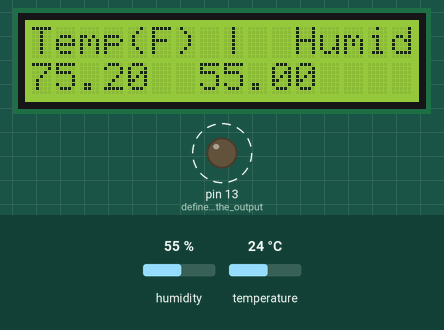
A sketch run on a simulated Arduino Uno, built with avr-gcc and run on an emulated ATmega328P. Parts: 16×2 character LCD, output pins drawn as LEDs (lit = HIGH). Dashed ring = blinking. Inputs (shaded band) come from the test bench; at power-on: humidity 55 %, temperature 24 °C. Random numbers use the default seed unless the sketch sets one.

Above: at 6.1 s.
6.2 s: humidity set to 22 %
At 8.7 s:
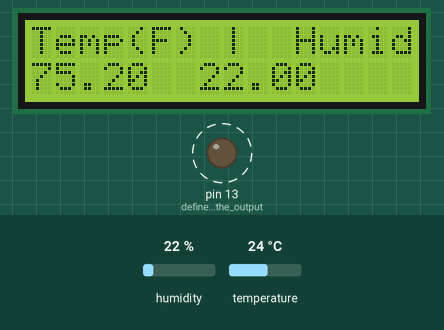
10.4 s: temperature set to 12 °C
At 12.7 s:
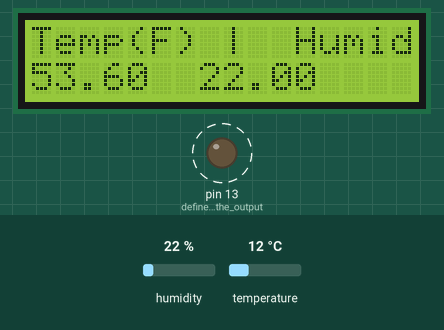
13.6 s: humidity set to 40 %
At 15.5 s:
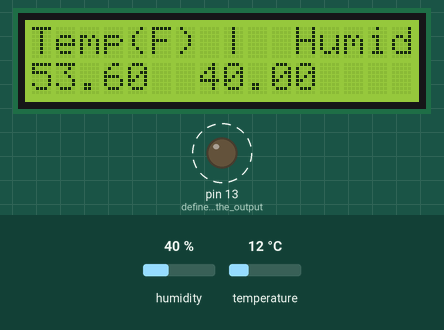
16.4 s: temperature set to 19 °C
At 18.7 s:
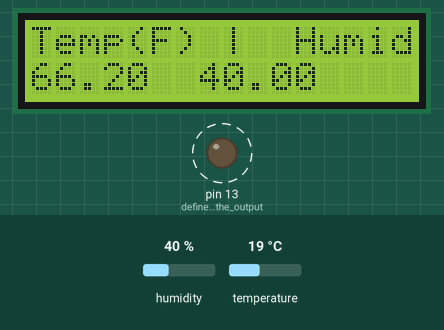
Timing chart, 0 to 20.8 s (numbered marks = the images above; inputs shaded):
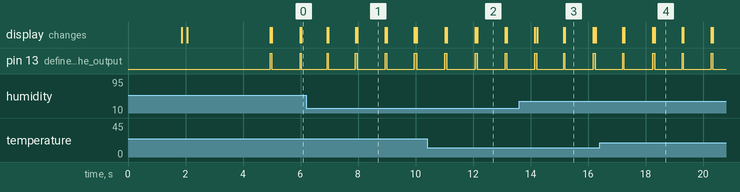

The sketch:

Tricorder_10_visual_studio_.ino
```cpp
//=============================================================
//            SETUP:                                          |
//-------------------------------------------------------------
//*THIS PROGRAM WAS INTENDED FOR USE WITH THE ARDUINO UNO R3* |
//-------------------------------------------------------------
//GO TO SKETCH AND DOWNLOAD THE LIBRARIES BELOW:              |
//  1.DHT.H                                                   |
//  2.LIQUIDCRYSTAL.H                                         |
//IF IT DOES NOT WORK, THEN                                   |
//TRY DOWNLOADING ALL OF THE LIRARIES                         |
//-------------------------------------------------------------
//=============================================================
//SETUP THE CORRECT TOOLS:                                    |
//- SET BOARD TO THE CORRECT BOARD                            |
//- SET THE CORRECT BOARD (IF POSSIBLE)                       |
//- SET THE UPLOAD SPEED TO 115200 OR YOUR OWN BOARD SPEED    |
//=============================================================
//=============================================================
// DHT11 PINS:                                                |
//      (PIN 1)Data: D7                                       |
//      (PIN 2)VCC: 5V or 3V                                  |
//      (PIN 3)GND: GND                                       |
//=============================================================
//---------------------------------------------------------------
//CHECK THE SCHEMATIC FOR THE LCD DISPLAY IN THE ZIP FILE       |
//---------------------------------------------------------------
#include <LiquidCrystal.h>//LIBRARY FOR THE LCD DISPLAY
#include "DHT.h"//LIBRARY FOR THE DHT11 (NAME OF THE HUMIDITY SENSOR)

// set the DHT Pin
#define DHTPIN 8//STATES POSITION OF THE DHT11 DATA PINS

// initialize the library with the numbers of the interface pins
LiquidCrystal lcd(12, 11, 5, 4, 3, 2);
#define DHTTYPE DHT11
DHT dht(DHTPIN, DHTTYPE);

void setup() {

  // BEGINS THE SETUP OF THE PROGRAM:
  lcd.begin(16, 2);//SETS THE LCD TO 16,2
  dht.begin();//STARTS LCD
  pinMode(LED_BUILTIN, OUTPUT);//defines the output
  lcd.print("TRICORDER SETUP");//setup
  delay((random(1000, 3000)));//WAITS 1000- 3000 MILLISECS (1-3 SECS)
  lcd.setCursor(7,1);//RESETS THE CURSOR TO THE SECOND ROW
  Serial.print("Setup.");
  lcd.print(".");
  delay((random(10, 30)));//WAITS 10-30 MILLISECS (0.01-0.03 SECS)
  Serial.print("Setup..");
  lcd.clear();//CLEARS LCD
  lcd.print("..");
  delay((random(10, 30)));//WAITS 10-30 MILLISECS (0.01-0.03 SECS)
  Serial.print("Setup...");//LOADING
  lcd.clear();//CLEAR LCD
  lcd.print("...");//LOADING
  delay((random(10, 30)));//WAITS 10-30 MILLISECS (0.01-0.03 SECS)
  Serial.print("Setup.");
  lcd.clear();//CLEAERS LCD
  lcd.setCursor(7,1);//RESETS THE CURSOR TO THE SECOND ROW
  lcd.print(".");
  delay((random(10, 30)));//WAITS 10-30 MILLISECS (0.01-0.03 SECS)
  Serial.print("Setup..");
  lcd.clear();//CLEARS LCD
  lcd.print("..");
  delay((random(10, 30)));//WAITS 10-30 MILLISECS (0.01-0.03 SECS)
  Serial.print("Setup...");
  lcd.clear();//CLEARS LCD
  lcd.print("...");
  delay((random(10, 30)));//WAITS 10-30 MILLISECS (0.01-0.03 SECS)
  Serial.print("Setup.");
  lcd.clear();//CLEARS LCD
  lcd.setCursor(7,1);//RESETS THE CURSOR TO THE SECOND ROW
  lcd.print(".");
  delay((random(10, 30)));//WAITS 10-30 MILLISECS (0.01-0.03 SECS)
  Serial.print("Setup..");
  lcd.clear();//CLEARS LCD
  lcd.print("..");
  delay((random(10, 30)));//WAITS 10-30 MILLISECS (0.01-0.03 SECS)
  Serial.print("Setup...");
  lcd.clear();//CLEARS LCD
  lcd.print("...");
  delay((random(10, 3000)));//WAITS 10-3000 MILLISECS (0.01-3 SECS)
  Serial.print("Setup.");
  lcd.clear();//CLEARS LCD
  pinMode(LED_BUILTIN, OUTPUT);//defines the output
 }

void loop() {//BEGINS MAIN PART OF THE PROGRAM
  // PRINT DATA TO THE LCD.
  lcd.print("Temp(F) |  Humidity|");
  delay((random(10, 30)));//waits 10-30 millisecs (0.01-0.03)
  Serial.print("Temp:");
  digitalWrite(LED_BUILTIN, HIGH);//turns on the led
  // set the cursor to column 0, line 1
  // (note: line 1 is the second row, since counting begins with 0):
  lcd.setCursor(0, 1); //RESETS CURSOR TO THE FIRST ROW
  // read humidity
  float h = dht.readHumidity();//SETS UP THE DHT11 IN HUMIDITY
  //read temperature in Fahrenheit
  float f = dht.readTemperature(true);//TESTS THE DHT11 IN TEMPERATURE (F)
  float c = dht.readTemperature(true);//TEST THE DHT11 IN TEMPERATURE (C)

  delay((random(10, 30)));//waits 10-30 millisecs (0.01-0.03)
  digitalWrite(LED_BUILTIN, LOW);//turns off the led
  if (isnan(h) || isnan(f)) {//if there is an error, the error message will show on screen
    lcd.print("|==| TRICORDER ERROR |==|");//error message
    Serial.print("TRICORDER ERROR");
    delay(1000);//WAIT 1000 MILLISECS (1 SECS)
    lcd.print("REALIGN DHT11 PINS");//TROUBLESHOOTING TIPS
    delay(1000);//WAIT 1000 MILLISECS (1 SECS)
    lcd.print("CHECK PINS");//TROUBLESHOOTING TIPS
    return;//RESETS THE CURSOR AND CLEARS THE LCD
  }
  lcd.print(f);//PRINTS THE TERMPERATURE IN F
  Serial.print(f);//PRINTS THE F IN SERIAL MONITER
  lcd.setCursor(7,1);//RESETS THE CURSOR TO THE SECOND ROW
  lcd.print(h); //PRINTS THE HUMIDITY
  Serial.print("HUMIDITY");//WRITES THE LABEL FOR THE HUMIDITY ON THE SERIAL MONITER
  Serial.print(h);//PRINTS THE HUMIDITY IN THE SERIAL MONITER
  delay((random(900, 1000))); digitalWrite(LED_BUILTIN, HIGH);//WAITS 900-1000 MILLISECS(0.9-1 SECS)AND TURNS ON THE LED
  lcd.clear();//CLEARS LCD
  //UNCOMMENT THESE TO USE CELSIUS
//  lcd.print("CELSIUS: ");//WRITES TEXT
//  (7,1);//RESETS CURSOR TO THE SECOND ROW
//  lcd.print(5/9*(f-32));//CONVERTS TEMPERATURE F TO C WITH THE CONVERSION EQUATION (5/9*(F-32) USES ACII CHARS)
//  delay((random(900, 1000))); digitalWrite(LED_BUILTIN, LOW);//WAITS 900-1000 MILLISECS(0.9-1 SECS)AND TURNS OFF THE LED
//  lcd.clear();//CLEARS LCD
}
//OBJECTIVE:
//THE OBJECTIVE OF THIS PROJECT IS TO CREATE A STAR TREK TRICORDER AS REAL AS POSSIBLE.
//THIS ALSO MEANS THAT IT MUST SHOW REAL DATA IN THE SURROUNDINGS, OR IT WILL WORK AS A PROP.
//*USE A CASE THAT LOOKS LIKE THE REAL THING*
//CHANGELOG:
//VERSION 1
//7/1/18
//CREATED PROGRAM
//MADE SCHEMATICS
//7/2/18
//MADE PROGRAM BASE AND UPLOADED FOR TEST
//ADDED TEMPERATURE F TO C EQUATION FOR MULTI-CONTINENT USE(USES METRIC AND IMPERIAL UNITS)
//VERSION 9
//7/3/18
//ADDED INCLUDED DEBUGGING SERVICING FOR THE DHT11(STILL WORKING ON THE LCD)
//ADDED MORE COMMENTS FOR LEARNERS
//NEEDED FIXES SO FAR:
// - F-C CONVERSION BUG
// - CHECK COMMENTS FOR ACCURACY
// - DELETE ANY UNNECCESSARY LINES
//VERSION 10
//7/5/18
//REMOVED THE CELSIUS FUNCTION TO FIX THE BUG
//ADDED SERIAL PORT USE INSTEAD OF THE DISPLAY
//MORE COMMENTING

//               NOTES:
//-WORKS MOSTLY WITH ARDUINO GENUINO OR UNO
//-SET MAINLY FOR FAREHNHEIT, REQUIRES CONFIGURATION FOR CELCIUS
//-UNPLUG THE CIRCUIT IF IT BECOMES HOT AND CHECK THE PINS FOR WRONG PLUG IN
//-DHT11 QUICKLY GETS HEATED ON A SHORT CIRCUIT
```

Measured:
- by itself, pin 13 (defines_the_output): alternates HIGH for 0.05 s and LOW for 0.97 s
- what the display in image 1 shows lasts 1.0 s, from 8.0 s to 9.0 s
